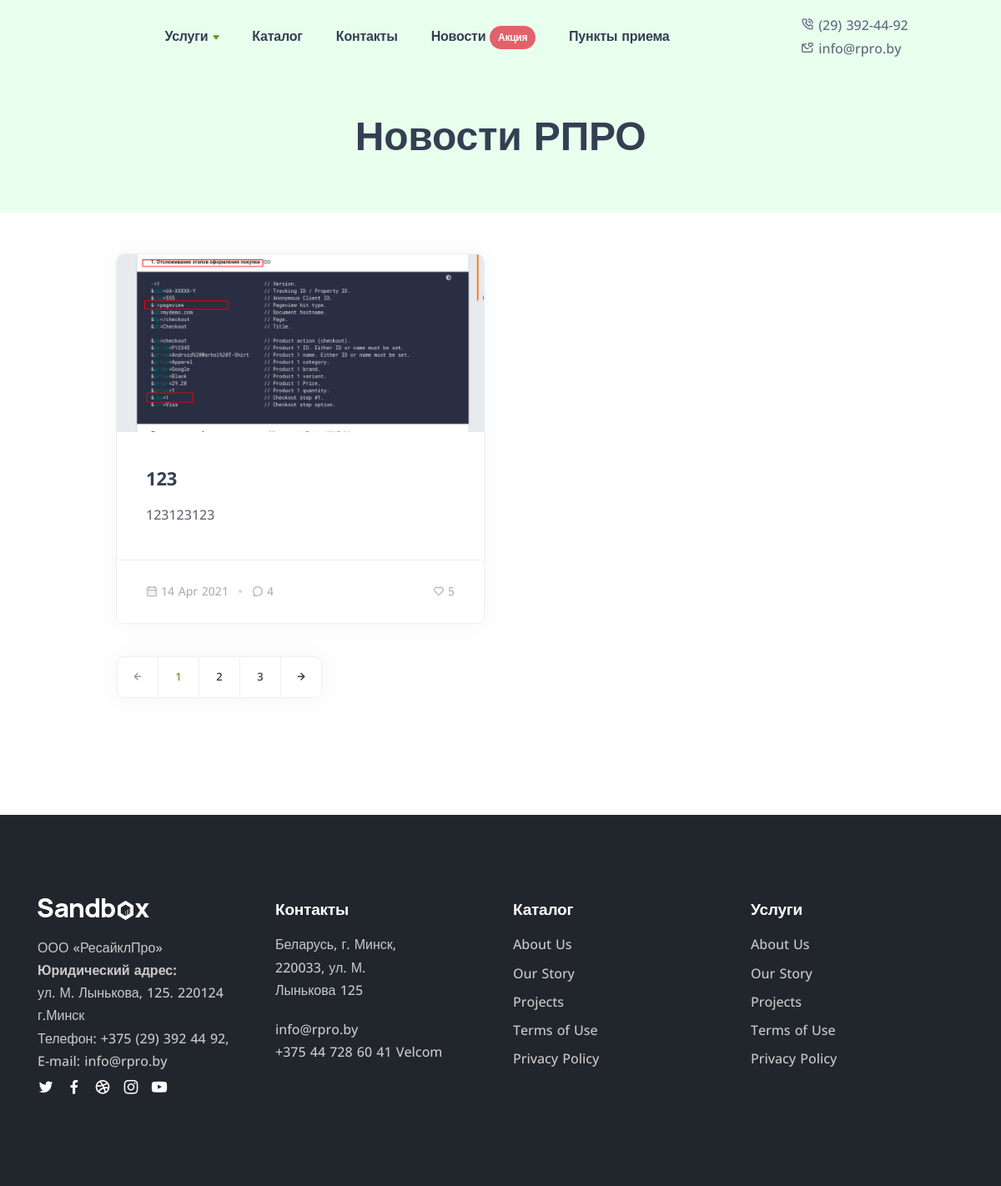
The page /news/ on the database as committed earlier.
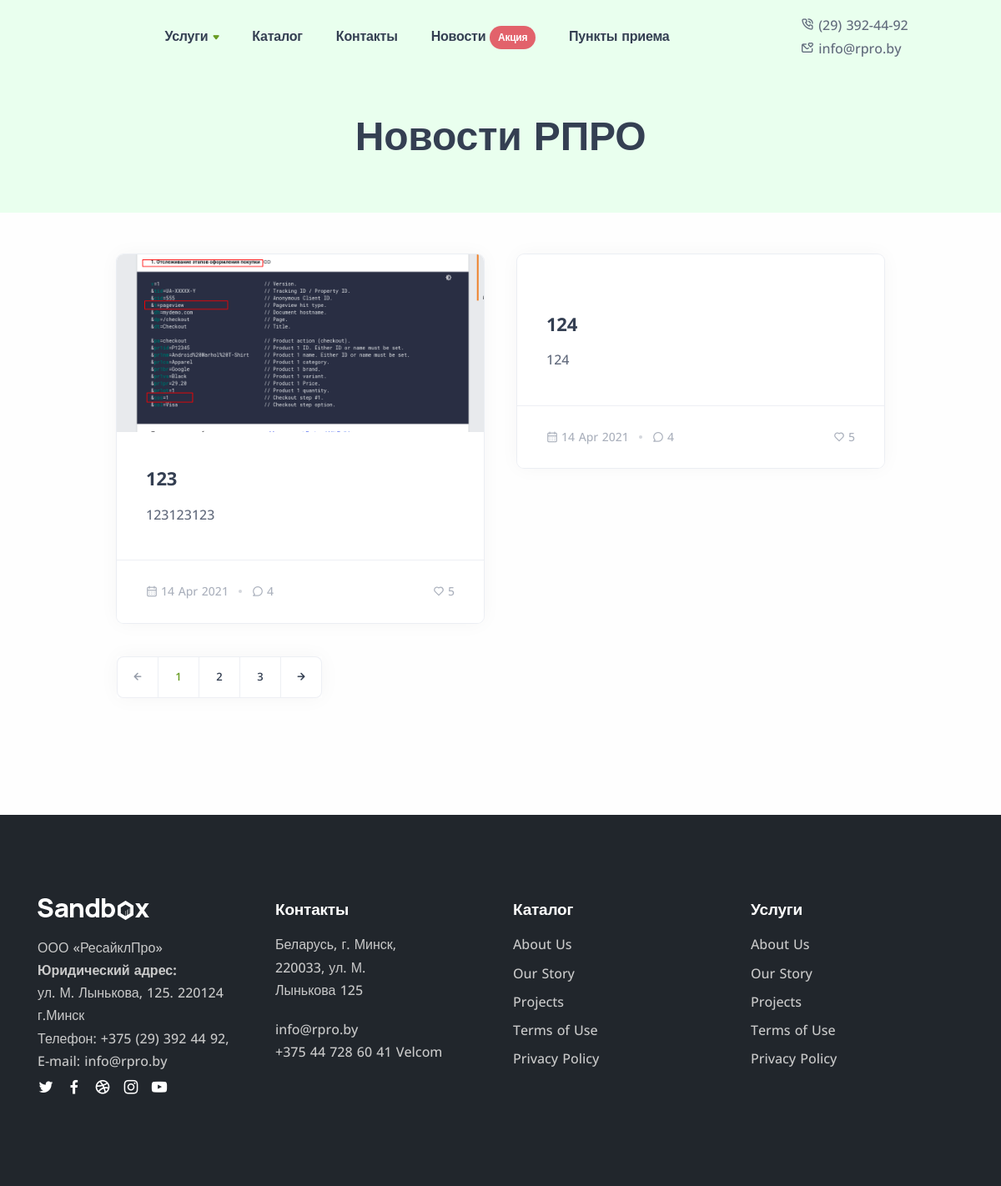
The same page on the database as committed later.
### recycle/models.py (models this page shows, shortened)
class Article(models.Model):
    article_name = models.CharField('Заголовок H1', max_length=200)
    article_title = models.CharField('Заголовок title', max_length=200)
    article_slug = models.CharField('URL', max_length=200, default='article' + str(datetime.datetime.now()))
    article_metadesc = models.CharField('Описание description', max_length=300)
    article_short_desc = models.TextField('Короткое описание', blank=True)
    article_image = models.ImageField('Изображение статьи')
    isStock = models.BooleanField(default=False)
    body_editorjs = EditorJsJSONField()

### recycle/views.py (the view)
# urls.py: path('news/', views.News.as_view(), name='news'),
class News(View):
    def get(self, request):
        stock = False
        articles = Article.objects.all()
        for article in articles:
            if article.isStock == True:
                stock = True
        return render(request, 'news.html', {'articles':articles, 'stock':stock})

### RPRO/baseprocessor.py (called while the page is built)
def custom_proc(request):
    stock = False
    articles = Article.objects.all()
    for article in articles:
        if article.isStock == True:
            stock = True
    return {'stock': stock}

### templates/news.html (shortened to what the changed rows need)
{% extends 'base.html' %}
{% load static %}
{% block content %}
<div class="content-wrapper">
		<section class="wrapper bg-soft-primary">
			<div class="container py-10 text-center">
				<div class="row">
					<div class="col-md-7 col-lg-6 col-xl-5 mx-auto">
						<h1 class="display-1 mb-3">Новости РПРО</h1>
					</div>
				</div>
			</div>
		</section>
		<section class="wrapper bg-light">
			<div class="container py-10 pb-md-16">
				<div class="row">
					<div class="col-lg-10 mx-auto">
						<div class="blog grid grid-view">
							<div class="row isotope gx-md-8 gy-8 mb-8" style="position: relative; height: 1307.97px;">
                                {% for article in articles %}
								<article class="item post col-md-6" style="position: absolute; left: 0%; top: 0px;">
									<div class="card">
										<figure class="card-img-top overlay overlay1 hover-scale"><a href="{% url 'article' article_slug=article.article_slug %}"> <img src={{ article.article_image.url }} alt=""></a>
										</figure>
										<div class="card-body">
											<div class="post-header">
												<h2 class="post-title h3 mt-1 mb-3"><a class="link-dark" href="blog-post.html">{{ article.article_name }}</a></h2>
											</div>
											<div class="post-content">
												<p>{{ article.article_short_desc }}</p>
											</div>
										</div>
										<div class="card-footer">
											<ul class="post-meta d-flex mb-0">
												<li class="post-date"><i class="uil uil-calendar-alt"></i><span>14 Apr 2021</span></li>
												<li class="post-comments"><a href="#"><i class="uil uil-comment"></i>4</a></li>
												<li class="post-likes ms-auto"><a href="#"><i class="uil uil-heart-alt"></i>5</a></li>
											</ul>
										</div>
									</div>
								</article>
                                {% endfor %}
							</div>
						</div>
					</div>
				</div>
			</div>
		</section>
	</div>
{% endblock %}

Rows that differ between the two databases and show on the page:
added Article: article_name "124", article_short_desc "124"
